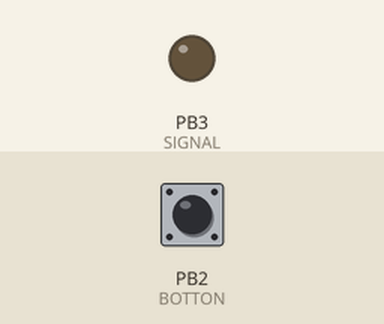
Bench run of a sketch on a simulated ATtiny85, built with avr-gcc and run on an emulated ATtiny85. Parts: output pins drawn as LEDs (lit = HIGH). Inputs (shaded band) come from the test bench; at power-on: PB2 (BOTTON) LOW. Sleep ends after the set time or at an interrupt.

Above: at 1.2 s.
1.3 s: PB2 (BOTTON) pulled HIGH for 0.15 s
At 2.6 s:
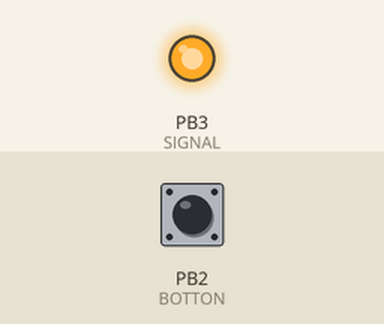
Timing chart, 0 to 9.0 s (numbered marks = the images above; inputs shaded):
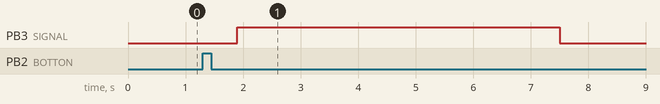

The sketch:

PowerSavingPIR.ino
```cpp
/* v0.3 PIR
   Powersaving using hardware interrupts
   sends the reset signal to the ESP with the reading in PB2 (PCINT2) sensor pin
*/

#include <avr/sleep.h>
#include <avr/interrupt.h>
#define SIGNAL PB3  //outputo to the ESP
#define RESET PB0   //output to the RST pin
#define BOTTON PB2  //input sensor
#define SIGNAL_TIME 5000
#define RESET_TIME 150
#define SCREEN_TIME 180000
void setup() {
  adc_disable();
}

void loop() {
  sleep();
  do {
    if (digitalRead(BOTTON) == 1) {
      rst();

      //send to the ESP the actual sensor value
      pinMode(SIGNAL, OUTPUT);
      digitalWrite(SIGNAL, HIGH);
      delay(SIGNAL_TIME);
      pinMode(SIGNAL, INPUT);

      while (digitalRead(BOTTON) == 1) {
      }

      rst();
      //send to the ESP the actual sensor value
      pinMode(SIGNAL, OUTPUT);
      digitalWrite(SIGNAL, LOW);
      delay(SIGNAL_TIME);
      pinMode(SIGNAL, INPUT);
      delay(SCREEN_TIME);
    }
  } while (digitalRead(BOTTON) != 0);
}


void rst() {
  //sets the pin and send the reset signal to the ESP
  pinMode(RESET, OUTPUT);
  digitalWrite(RESET, HIGH);
  delay(RESET_TIME);
  digitalWrite(RESET, LOW);
  delay(RESET_TIME);
  pinMode(RESET, INPUT);
  delay(RESET_TIME * 2);
}


void sleep() {

  GIMSK |= _BV(PCIE);                     // Enable Pin Change Interrupts
  PCMSK |= _BV(PCINT2);                   // Use PB2 as interrupt pin

  //ADCSRA &= ~_BV(ADEN);                   // ADC off
  set_sleep_mode(SLEEP_MODE_PWR_DOWN);    // replaces above statement

  sleep_enable();                         // Sets the Sleep Enable bit in the MCUCR Register (SE BIT)
  sei();                                  // Enable interrupts
  sleep_cpu();                            // sleep

  cli();                                  // Disable interrupts
  PCMSK &= ~_BV(PCINT2);                  // Turn off PB2 as interrupt pin
  sleep_disable();                        // Clear SE bit
  //ADCSRA |= _BV(ADEN);                    // ADC on

  sei();                                  // Enable interrupts
} // sleep


ISR(PCINT0_vect) {
  // This is called when the interrupt occurs, but I don't need to do anything in it
}
```

Measured:
- after the input at 1.3 s, PB3 (SIGNAL): LOW → HIGH after 0.60 s, → LOW 5.6 s later
